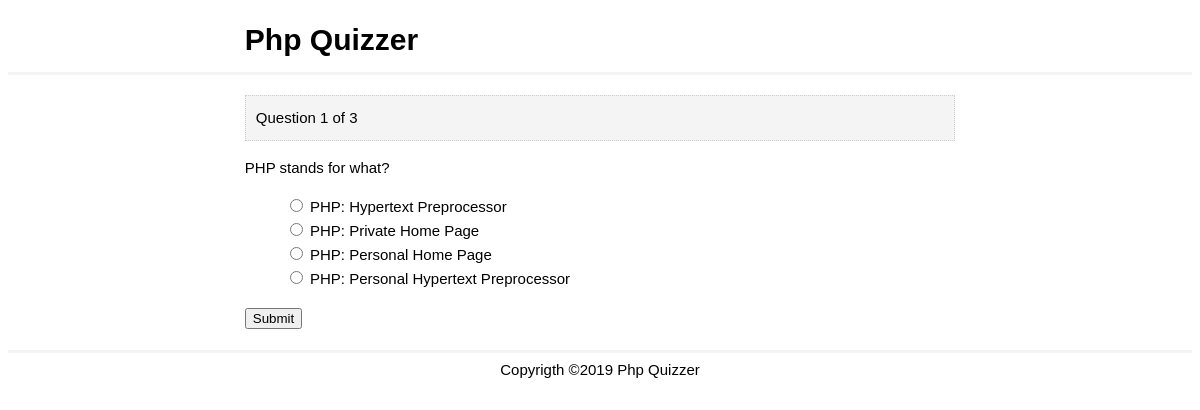
The page /question.php?n=1 on the database its author committed.
### tables this page shows
CREATE TABLE `question` (
  `question_num` int(11) NOT NULL,
  `text` text NOT NULL
);

CREATE TABLE `choices` (
  `id` int(11) NOT NULL,
  `question_number` int(11) NOT NULL,
  `is_correct` tinyint(1) NOT NULL DEFAULT '0',
  `text` text NOT NULL
);

### question.php (the view, shortened to what this page needs)
<?php
include 'database.php';
$number=(int) $_GET['n'];
$query="SELECT * FROM question";
$result=$co->query($query) or die($co->erroe.__LINE__);
$total=$result->num_rows;
$query="SELECT * FROM question WHERE question_num = $number";
$result=$co->query($query) or die($co->error . __LINE__);
$question=$result->fetch_assoc();
$choices_query="SELECT * FROM choices WHERE question_number = $number";
$choices=$co->query($choices_query) or die($co->error . __LINE__);
?>
<!DOCTYPE html>
<html>
<head>
	<link rel="stylesheet" type="text/css" href="css/style.css">
</head>
<body>
	<header>
		<div class="container">
				<h1>Php Quizzer</h1>
		</div>
	</header>
	<main>
		<div class="container">
			<div class="current">
				Question <?php echo $question['question_num']; ?>
				 of <?php echo $total; ?>
			</div>
			<p class="question">
				<?php echo $question['text']; ?>
			</p>
			<form method="post" action="process.php">
				<ul class="choices">
					<?php while($row=$choices->fetch_assoc()): ?>
						<li>
							<input type="radio" name="choice" value="<?php echo $row['id']; ?>"/>
								<?php echo $row['text']; ?>
						</li>
					<?php endwhile; ?>
				</ul>
				<input type="submit" name="submit" value="Submit">
			</form>
		</div>
	</main>
	<footer>
		<div class="container">
			Copyrigth &copy;2019 Php Quizzer
		</div>
	</footer>
</body>
</html>

### css/style.css (style rules this page uses)
body { font-family: arial; font-size: 15px; line-height: 1.6em; }
li { list-style: none; }
.container { width: 60%; margin: 0 auto; overflow: auto; }
header { border-bottom: 3px #f4f4f4 solid; }
footer { border-top: 3px #f4f4f4 solid; text-align: center; padding-top: 5px; }
main { padding-bottom: 20px; }
.current { padding: 10px; background: #f4f4f4; border: 1px dotted #ccc; margin: 20px 0 10px 0; }

### rows shown on the page
question: question_num "1", text "PHP stands for what?"
choices: text "PHP: Hypertext Preprocessor"
choices: text "PHP: Private Home Page"
choices: text "PHP: Personal Home Page"
choices: text "PHP: Personal Hypertext Preprocessor"

### other values the page prints
$total "3"
